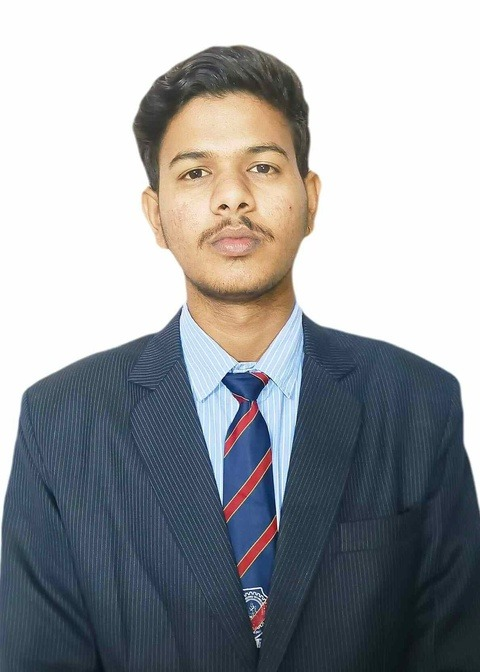
#> input picture assets/abhay-photo.jpg, 480 x 672 px, found by its file name
$ python create_video.py
#> lines starting #> are read from the running program, lines starting #| are printed output that depends on the picture; after the words box and inside, x2 and y2 are one past the last pixel; in counts of white or black regions, pixels touching at a corner belong together
import os
import cv2
import numpy as np
from PIL import Image, ImageDraw, ImageFont

# Dimensions & Specs
WIDTH, HEIGHT = 1280, 720
FPS = 30
DURATION_SEC = 15.0
TOTAL_FRAMES = int(FPS * DURATION_SEC)

# Paths
ROOT = r"C:\Users\ASUS\.gemini\antigravity\scratch\freelance-portfolio"
PHOTO_PATH = os.path.join(ROOT, "assets", "abhay-photo.jpg")
DOWNLOADS_DIR = os.path.join(os.environ.get("USERPROFILE", r"C:\Users\ASUS"), "Downloads")

OUT_FILE1 = os.path.join(DOWNLOADS_DIR, "abhay-singh-upwork-intro.mp4")
OUT_FILE2 = os.path.join(ROOT, "abhay-singh-upwork-intro.mp4")

# Captions with timestamps
CAPTIONS = [
    (0.0, 3.5, "Hi, I'm Abhay Singh — a Full Stack Web Developer."),
    (3.5, 8.5, "I specialize in building fast, scalable MERN stack web applications..."),
    (8.5, 12.0, "...and modern, interactive 3D digital experiences."),
    (12.0, 15.0, "Check out my portfolio below, and let's build something great together!")
]

# Load and prepare photo
raw_photo = Image.open(PHOTO_PATH).convert("RGBA")

# Try to load Windows standard fonts
def get_font(size, bold=False):
#> called with size = 18, bold = True
    font_names = [
        "C:\\Windows\\Fonts\\segoeuib.ttf" if bold else "C:\\Windows\\Fonts\\segoeui.ttf",
        "C:\\Windows\\Fonts\\arialbd.ttf" if bold else "C:\\Windows\\Fonts\\arial.ttf"
    ]
    for fn in font_names:
        if os.path.exists(fn):
            try:
                return ImageFont.truetype(fn, size)
            except Exception:
                pass
    return ImageFont.load_default()

font_tag = get_font(18, bold=True)
font_name = get_font(46, bold=True)
font_sub = get_font(20, bold=False)
font_tech = get_font(15, bold=True)
font_link = get_font(18, bold=True)
font_caption = get_font(24, bold=True)

# Pre-render static background gradient
bg_arr = np.zeros((HEIGHT, WIDTH, 3), dtype=np.uint8)
center_x, center_y = int(WIDTH * 0.65), int(HEIGHT * 0.45)
max_dist = np.sqrt(WIDTH**2 + HEIGHT**2) * 0.7

y_coords, x_coords = np.ogrid[:HEIGHT, :WIDTH]
dist_from_center = np.sqrt((x_coords - center_x)**2 + (y_coords - center_y)**2) / max_dist
dist_from_center = np.clip(dist_from_center, 0.0, 1.0)

# Colors: BGR in OpenCV
# Center: #111a2e (deep navy), Outer: #04060a (black)
b_grad = (26 * (1.0 - dist_from_center) + 8 * dist_from_center).astype(np.uint8)
g_grad = (20 * (1.0 - dist_from_center) + 5 * dist_from_center).astype(np.uint8)
r_grad = (15 * (1.0 - dist_from_center) + 3 * dist_from_center).astype(np.uint8)
bg_arr[:, :, 0] = b_grad
bg_arr[:, :, 1] = g_grad
bg_arr[:, :, 2] = r_grad

# Add grid lines
grid_size = 60
for x in range(0, WIDTH, grid_size):
    cv2.line(bg_arr, (x, 0), (x, HEIGHT), (40, 35, 30), 1)
for y in range(0, HEIGHT, grid_size):
    cv2.line(bg_arr, (0, y), (WIDTH, y), (40, 35, 30), 1)

base_bg_img = Image.fromarray(cv2.cvtColor(bg_arr, cv2.COLOR_BGR2RGB))
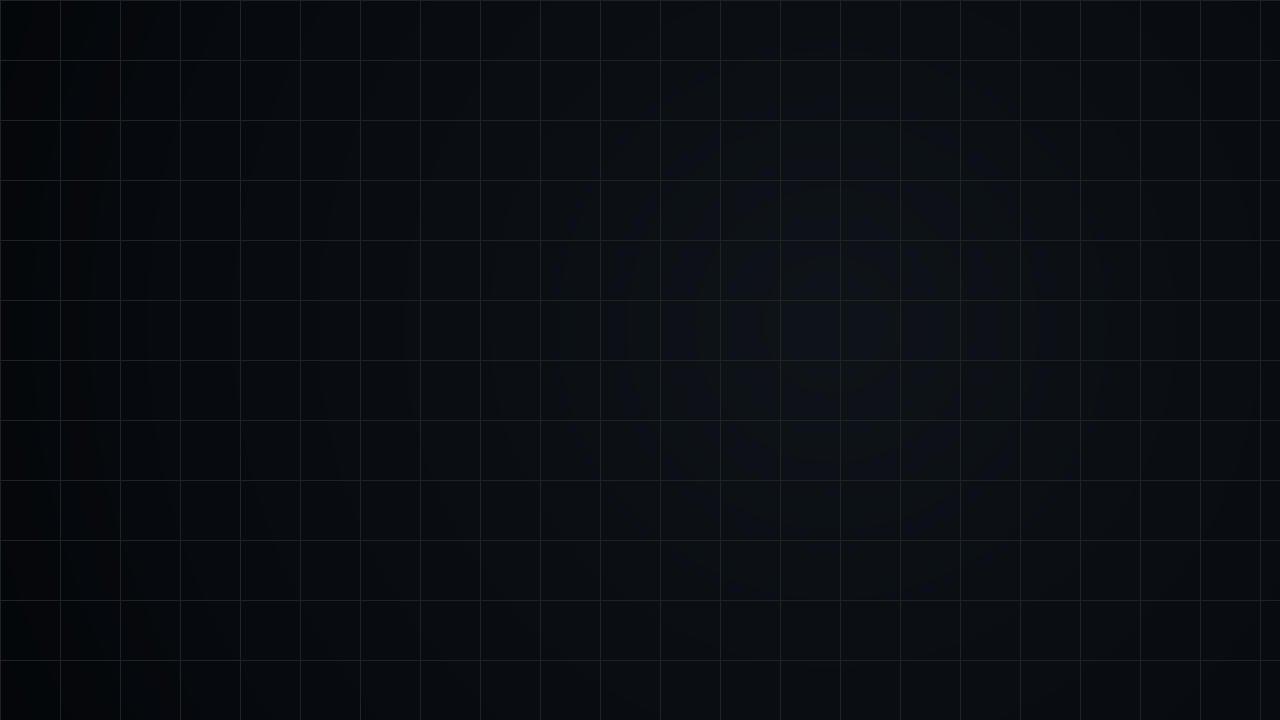
#> base_bg_img: PIL image 1280x720 RGB; mean R, G, B 10.3, 14.1, 18.9

# Initialize VideoWriter
fourcc = cv2.VideoWriter_fourcc(*'mp4v')
writer = cv2.VideoWriter(OUT_FILE1, fourcc, FPS, (WIDTH, HEIGHT))

print(f"Generating {TOTAL_FRAMES} frames ({DURATION_SEC}s) at {WIDTH}x{HEIGHT}...")

photo_center_x = int(WIDTH * 0.28)
photo_center_y = int(HEIGHT * 0.46)
base_radius = 180

for f in range(TOTAL_FRAMES):
    t = f / FPS
    progress = f / (TOTAL_FRAMES - 1)

    # Copy base background
    frame_img = base_bg_img.copy()
    draw = ImageDraw.Draw(frame_img, "RGBA")

    # 1. Circular Photo with Ken Burns Zoom
    zoom = 1.0 + progress * 0.08
    current_radius = int(base_radius * zoom)

    # Circular mask for user photo
    mask = Image.new("L", (current_radius * 2, current_radius * 2), 0)
    mask_draw = ImageDraw.Draw(mask)
    mask_draw.ellipse((0, 0, current_radius * 2, current_radius * 2), fill=255)

    # Scale user photo
    crop_w, crop_h = int(current_radius * 2.3), int(current_radius * 2.3 * (raw_photo.height / raw_photo.width))
    scaled_photo = raw_photo.resize((crop_w, crop_h), Image.Resampling.LANCZOS)

    # Center crop
    left = (crop_w - current_radius * 2) // 2
    top = int((crop_h - current_radius * 2) * 0.38)
    cropped_face = scaled_photo.crop((left, top, left + current_radius * 2, top + current_radius * 2))

    # Paste circular photo
    photo_box = (photo_center_x - current_radius, photo_center_y - current_radius)
    frame_img.paste(cropped_face, photo_box, mask)

    # Halo / glowing ring
    pulse_halo = (np.sin(t * 4) + 1.0) / 2.0
    halo_alpha = int(140 + pulse_halo * 80)
    draw.ellipse(
        (photo_center_x - current_radius - 6, photo_center_y - current_radius - 6,
         photo_center_x + current_radius + 6, photo_center_y + current_radius + 6),
        outline=(0, 245, 255, halo_alpha),
        width=5
    )

    # 2. Right Side: Text & Credentials
    text_x = int(WIDTH * 0.52)

    # Top Tag
    draw.text((text_x, int(HEIGHT * 0.23)), "FULL STACK WEB DEVELOPER", font=font_tag, fill=(0, 245, 255, 255))

    # Name
    draw.text((text_x, int(HEIGHT * 0.29)), "Abhay Singh", font=font_name, fill=(255, 255, 255, 255))

    # Verified Checkmark Badge
    badge_x = text_x + 310
    badge_y = int(HEIGHT * 0.325)
    draw.ellipse((badge_x - 14, badge_y - 14, badge_x + 14, badge_y + 14), fill=(16, 185, 129, 255))
    draw.text((badge_x - 6, badge_y - 9), "✓", font=font_sub, fill=(255, 255, 255, 255))

    # Role Subtitle
    draw.text((text_x, int(HEIGHT * 0.38)), "MERN Stack • Three.js 3D • Scalable REST APIs", font=font_sub, fill=(160, 175, 200, 255))

    # 3. Dynamic Tech Tags
    tech_tags = [
        ("React 18", (0, 245, 255), 1.0),
        ("Node.js", (16, 185, 129), 3.0),
        ("Three.js 3D", (99, 102, 241), 5.0),
        ("MongoDB", (16, 185, 129), 7.0),
        ("Verified Full Stack", (245, 158, 11), 9.0)
    ]
    cur_x = text_x
    tag_y = int(HEIGHT * 0.46)
    for tag_name, tag_col, appear_t in tech_tags:
        if t >= appear_t:
            bbox = font_tech.getbbox(tag_name)
            tw = bbox[2] - bbox[0]
            th = bbox[3] - bbox[1]
            pad_x, pad_y = 12, 6
            # Pill background
            draw.rounded_rectangle(
                (cur_x, tag_y, cur_x + tw + pad_x * 2, tag_y + th + pad_y * 2 + 4),
                radius=6,
                fill=(20, 30, 50, 200),
                outline=tag_col + (220,),
                width=1
            )
            draw.text((cur_x + pad_x, tag_y + pad_y - 1), tag_name, font=font_tech, fill=(255, 255, 255, 255))
            cur_x += tw + pad_x * 2 + 10

    # 4. Portfolio Link Box
    link_y = int(HEIGHT * 0.54)
    draw.rounded_rectangle(
        (text_x, link_y, text_x + 500, link_y + 48),
        radius=8,
        fill=(10, 18, 35, 220),
        outline=(148, 163, 184, 80),
        width=1
    )
    draw.text((text_x + 18, link_y + 12), "🌐 https://abhay7849.github.io/portfolio/", font=font_link, fill=(0, 245, 255, 255))

    # 5. Lower Third Subtitle Bar (Bottom)
    bar_h = 90
    bar_y = HEIGHT - bar_h - 25
    bar_x = 60
    bar_w = WIDTH - 120

    # Card background
    draw.rounded_rectangle(
        (bar_x, bar_y, bar_x + bar_w, bar_y + bar_h),
        radius=14,
        fill=(8, 12, 22, 240),
        outline=(0, 245, 255, 90),
        width=2
    )

    # Pulsing Live Indicator Dot
    pulse_dot = (np.sin(t * 8) + 1.0) / 2.0
    dot_r = 7 + int(pulse_dot * 3)
    dot_cx = bar_x + 36
    dot_cy = bar_y + bar_h // 2
    draw.ellipse((dot_cx - dot_r, dot_cy - dot_r, dot_cx + dot_r, dot_cy + dot_r), fill=(239, 68, 68, 255))

    # Subtitle Text for current timestamp
    curr_caption = CAPTIONS[-1][2]
    for start_t, end_t, text_val in CAPTIONS:
        if start_t <= t < end_t:
            curr_caption = text_val
            break

    draw.text((bar_x + 65, bar_y + 28), f'"{curr_caption}"', font=font_caption, fill=(255, 255, 255, 255))

    # Animated Progress Bar at bottom of card
    fill_w = int(bar_w * progress)
    if fill_w > 4:
        draw.rectangle((bar_x + 2, bar_y + bar_h - 6, bar_x + fill_w, bar_y + bar_h - 2), fill=(0, 245, 255, 240))

    # Convert back to BGR for OpenCV
    frame_cv = cv2.cvtColor(np.array(frame_img), cv2.COLOR_RGB2BGR)
    writer.write(frame_cv)
#> this loop made 450 passes
#> pass 1, `cropped_face = scaled_photo.crop((left, top, left + current_radius * 2..`:
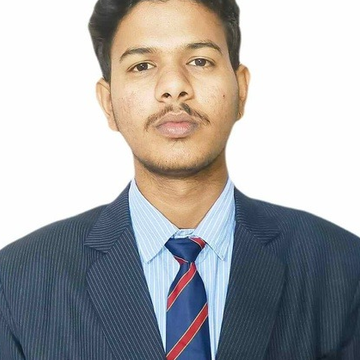
#> cropped_face: PIL image 360x360 RGBA; mean R, G, B, A 169.3, 169.1, 170, 255
#> pass 1, `frame_cv = cv2.cvtColor(np.array(frame_img), cv2.COLOR_RGB2BGR)`:
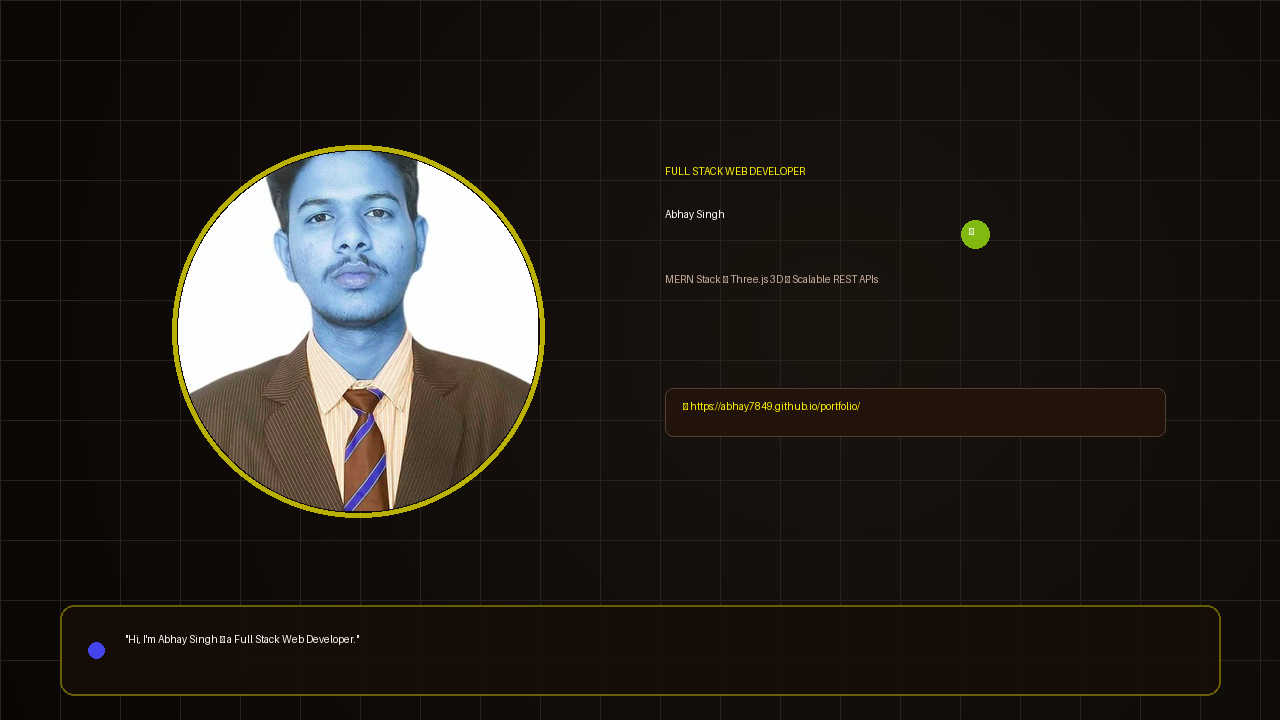
#> frame_cv: shape (720, 1280, 3); mean R, G, B 38.6, 33.6, 28.6
#> after the loop:
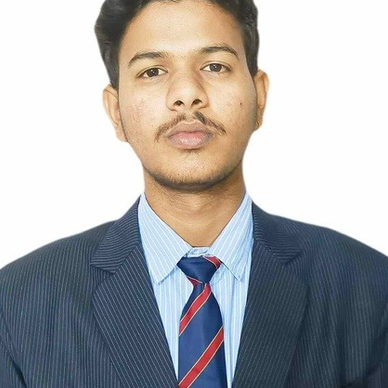
#> cropped_face: PIL image 388x388 RGBA; mean R, G, B, A 169.4, 169.2, 170, 255
#> after the loop:
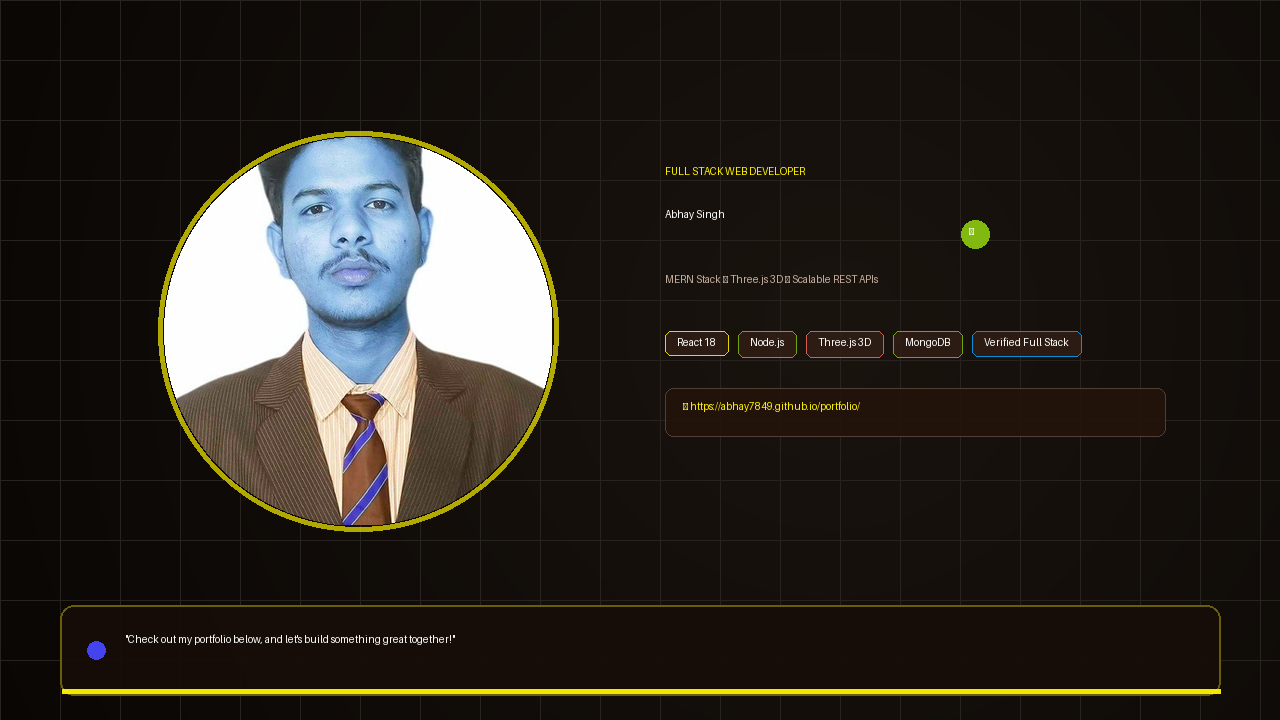
#> frame_cv: shape (720, 1280, 3); mean R, G, B 43.3, 38.3, 31.8
#> after the loop:
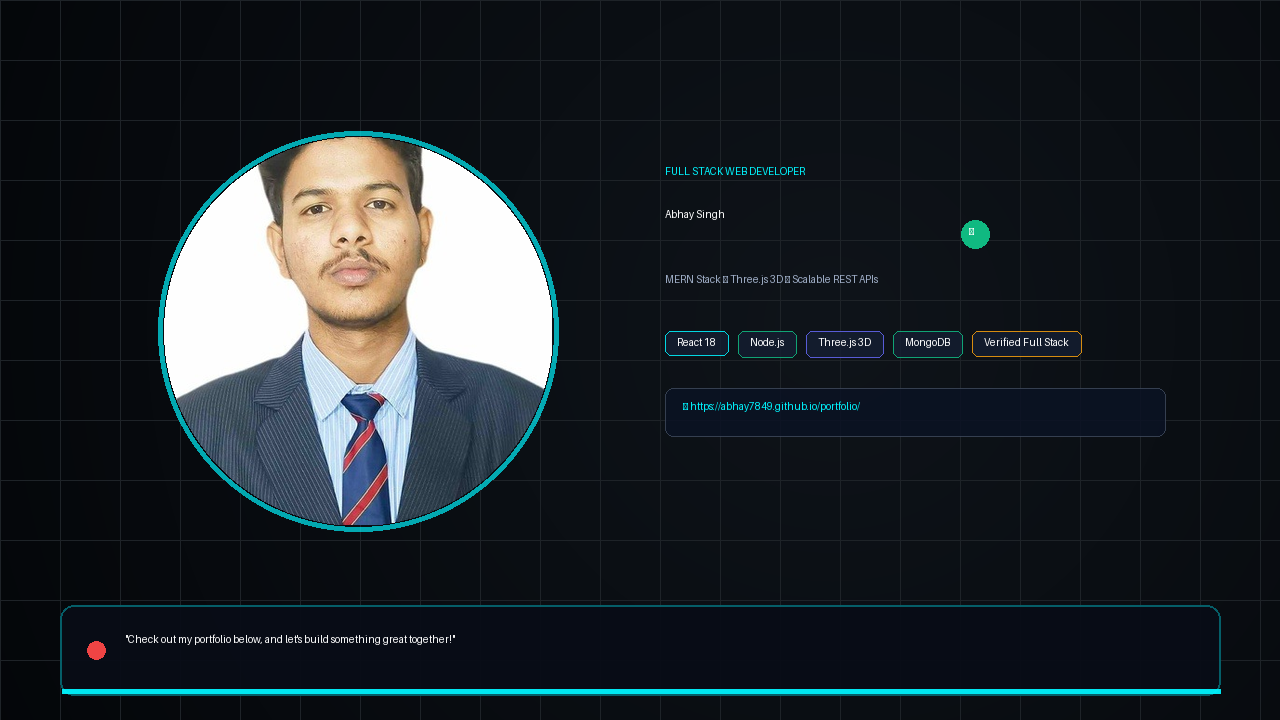
#> frame_img: PIL image 1280x720 RGB; mean R, G, B 31.8, 38.3, 43.3
#> after the loop:
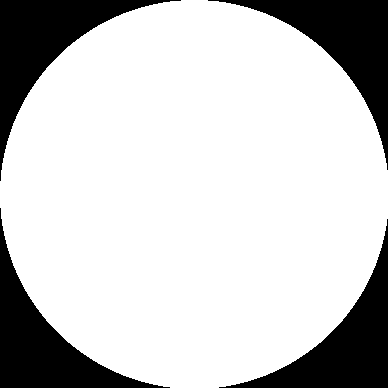
#> mask: PIL image 388x388 L; 78.8% white; 4 black regions, box (x1, y1, x2, y2) and area: (0, 0, 181, 181) 8143, (208, 0, 388, 170) 7962, (0, 208, 170, 388) 7962, (219, 219, 388, 388) 7782

writer.release()
print(f"Video saved to: {OUT_FILE1}")

# Also copy to project directory
import shutil
shutil.copy2(OUT_FILE1, OUT_FILE2)
print(f"Video copied to: {OUT_FILE2}")

#> (the run stopped early here; a loop or call above may not have finished)
